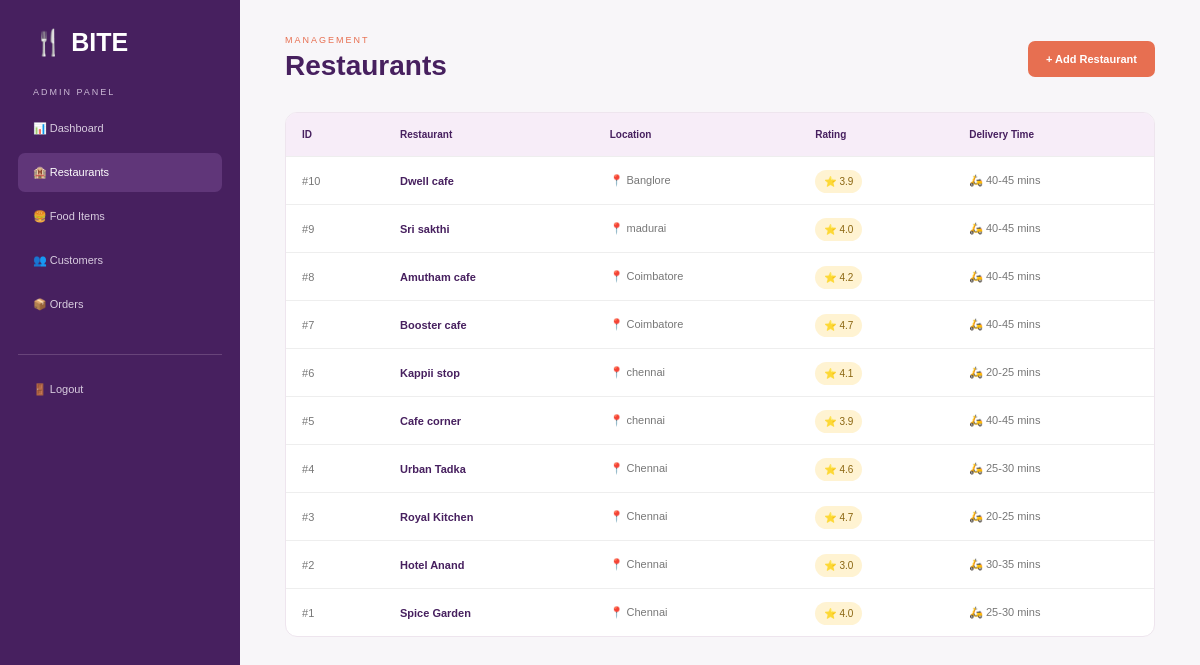
The app's page /admin-restaurants (signed in) with its own data.
### tables this page shows
CREATE TABLE restaurants (
            id INTEGER PRIMARY KEY AUTOINCREMENT,
            name TEXT NOT NULL,
            description TEXT,
            location TEXT,
            phone TEXT,
            rating REAL DEFAULT 0,
            delivery_time TEXT,
            image TEXT,
            status TEXT DEFAULT 'Open'
        );

### app.py (the view)
@app.route("/admin-restaurants")
def admin_restaurants():
    if not session.get("admin_logged_in"):
        return redirect(url_for("admin_login"))
    conn = get_db_connection()
    restaurants = conn.execute("""
        SELECT *
        FROM restaurants
        ORDER BY id DESC
    """).fetchall()
    conn.close()
    return render_template(
        "admin_restaurants.html",
        restaurants=restaurants
    )

### app.py (called while the page is built)
def get_db_connection():
    conn = sqlite3.connect(DATABASE)
    conn.row_factory = sqlite3.Row
    return conn

### templates/admin_restaurants.html (shortened to what this page needs)
<!DOCTYPE html>
<html lang="en">
<head>
    <link rel="stylesheet"
          href="{{ url_for('static', filename='css/admin_restaurants.css') }}">
</head>
<body>
<aside class="sidebar">
    <div class="logo">
        🍴 BITE
    </div>
    <p class="admin-label">
        ADMIN PANEL
    </p>
    <a href="/admin-dashboard">
        📊 Dashboard
    </a>
    <a href="/admin-restaurants" class="active">
        🏨 Restaurants
    </a>
    <a href="/admin-foods">
        🍔 Food Items
    </a>
    <a href="/admin-customers">
        👥 Customers
    </a>
      <a href="/admin-orders">
        📦 Orders
    </a>
    <div class="sidebar-bottom">
        <a href="/admin-logout">
            🚪 Logout
        </a>
    </div>
</aside>
<main class="main">
    <header class="topbar">
        <div>
            <p>
                MANAGEMENT
            </p>
            <h1>
                Restaurants
            </h1>
        </div>
        <a href="/admin-restaurants/add"
           class="add-btn">
            + Add Restaurant
        </a>
    </header>
    <div class="restaurant-table">
        <table>
            <thead>
                <tr>
                    <th>ID</th>
                    <th>Restaurant</th>
                    <th>Location</th>
                    <th>Rating</th>
                    <th>Delivery Time</th>
                </tr>
            </thead>
            <tbody>
                {% for restaurant in restaurants %}
                <tr>
                    <td>
                        #{{ restaurant.id }}
                    </td>
                    <td>
                        <strong>
                            {{ restaurant.name }}
                        </strong>
                    </td>
                    <td>
                        📍 {{ restaurant.location }}
                    </td>
                    <td>
                        <span class="rating">
                            ⭐ {{ restaurant.rating }}
                        </span>
                    </td>
                    <td>
                        🛵 {{ restaurant.delivery_time }}
                    </td>
                </tr>
                {% endfor %}
            </tbody>
        </table>
    </div>
</main>
</body>
</html>

### static/css/admin_restaurants.css (style rules this page uses)
* { margin: 0; padding: 0; box-sizing: border-box; }
body { font-family: Arial, sans-serif; background: #f8f6f9; }
.sidebar { position: fixed; width: 240px; height: 100vh; background: #47205f; padding: 28px 18px; }
.logo { color: white; font-size: 25px; font-weight: bold; padding: 0 15px 30px; }
.admin-label { color: #cbb9d5; font-size: 9px; letter-spacing: 2px; padding: 0 15px; margin-bottom: 12px; }
.sidebar a { display: block; color: #d9cde0; text-decoration: none; padding: 13px 15px; border-radius: 7px; font-size: 11px; margin-bottom: 5px; }
.sidebar a:hover, .sidebar a.active { background: #603679; color: white; }
.sidebar-bottom { margin-top: 30px; border-top: 1px solid #68447a; padding-top: 15px; }
.main { margin-left: 240px; padding: 35px 45px; }
.topbar { display: flex; justify-content: space-between; align-items: center; margin-bottom: 30px; }
.topbar p { color: #e76f51; font-size: 9px; letter-spacing: 2px; }
.topbar h1 { color: #47205f; font-size: 28px; margin-top: 5px; }
.add-btn { background: #e76f51; color: white; text-decoration: none; padding: 12px 18px; border-radius: 7px; font-size: 11px; font-weight: bold; }
.restaurant-table { background: white; border-radius: 12px; overflow: hidden; border: 1px solid #eee5ee; }
table { width: 100%; border-collapse: collapse; }
th { background: #f7edf8; color: #47205f; font-size: 10px; text-align: left; padding: 16px; }
td { padding: 17px 16px; border-top: 1px solid #eee; color: #777; font-size: 11px; }
td strong { color: #47205f; }
.rating { background: #fff3d2; color: #8a6510; padding: 6px 9px; border-radius: 12px; font-size: 10px; }

### records on screen
restaurants: id "10", name "Dwell cafe", location "Banglore", rating "3.9", delivery_time "40-45 mins"
restaurants: id "9", name "Sri sakthi", location "madurai", rating "4.0", delivery_time "40-45 mins"
restaurants: id "8", name "Amutham cafe", location "Coimbatore", rating "4.2", delivery_time "40-45 mins"
restaurants: id "7", name "Booster cafe", location "Coimbatore", rating "4.7", delivery_time "40-45 mins"
restaurants: id "6", name "Kappii stop", location "chennai", rating "4.1", delivery_time "20-25 mins"
restaurants: id "5", name "Cafe corner", location "chennai", rating "3.9", delivery_time "40-45 mins"
restaurants: id "4", name "Urban Tadka", location "Chennai", rating "4.6", delivery_time "25-30 mins"
restaurants: id "3", name "Royal Kitchen", location "Chennai", rating "4.7", delivery_time "20-25 mins"
restaurants: id "2", name "Hotel Anand", location "Chennai", rating "3.0", delivery_time "30-35 mins"
restaurants: id "1", name "Spice Garden", location "Chennai", rating "4.0", delivery_time "25-30 mins"
